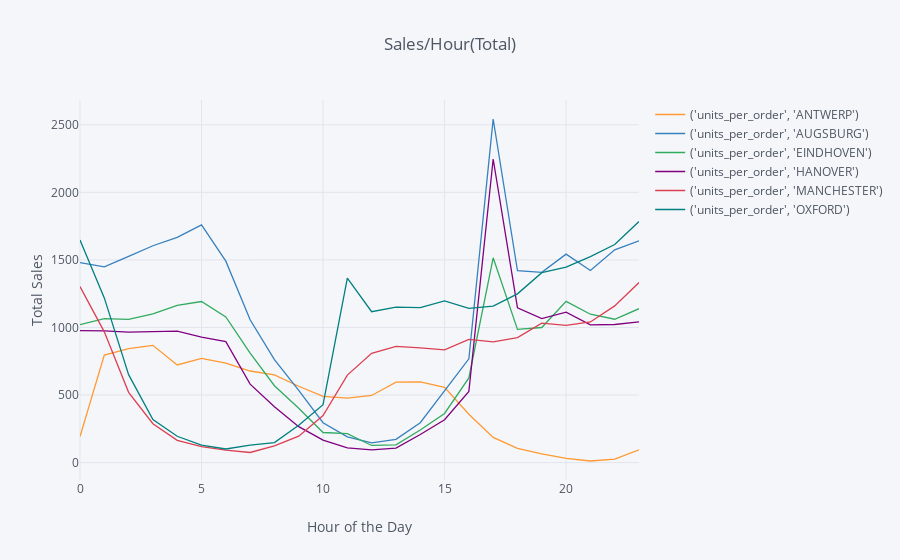

The notebook cell saved with this chart:
### Code cell
df.groupby(['facility','hour_of_day']).sum()['units_per_order'].reset_index().pivot_table(columns = 'facility',index='hour_of_day').iplot(xTitle='Hour of the Day',yTitle='Total Sales',title='Sales/Hour(Total)')

### Figure 1 — Plotly figure (JSON) as saved in the notebook; plotly's stock layout.template omitted (floating-point values rounded to 4 significant figures)
{"data": [{"line": {"color": "rgba(255, 153, 51, 1.0)", "dash": "solid", "shape": "linear", "width": 1.3}, "mode": "lines", "name": "('units_per_order', 'ANTWERP')", "text": "", "type": "scatter", "uid": "2a413c5b-1623-4ea6-b221-0ba30be60561", "x": [0, 1, 2, 3, 4, 5, 6, 7, 8, 9, 10, 11, 12, 13, 14, 15, 16, 17, 18, 19, 20, 21, 22, 23], "y": [193, 796, 843, 868, 723, 772, 736, 678, 650, 565, 490, 478, 497, 595, 598, 557, 358, 187, 105, 64, 32, 12, 26, 95]}, {"line": {"color": "rgba(55, 128, 191, 1.0)", "dash": "solid", "shape": "linear", "width": 1.3}, "mode": "lines", "name": "('units_per_order', 'AUGSBURG')", "text": "", "type": "scatter", "uid": "1be2b8cb-face-4e49-86c7-0fc82f2e82a6", "x": [0, 1, 2, 3, 4, 5, 6, 7, 8, 9, 10, 11, 12, 13, 14, 15, 16, 17, 18, 19, 20, 21, 22, 23], "y": [1480, 1449, 1526, 1605, 1667, 1759, 1491, 1057, 762, 535, 295, 191, 146, 172, 295, 533, 768, 2543, 1420, 1408, 1543, 1422, 1575, 1642]}, {"line": {"color": "rgba(50, 171, 96, 1.0)", "dash": "solid", "shape": "linear", "width": 1.3}, "mode": "lines", "name": "('units_per_order', 'EINDHOVEN')", "text": "", "type": "scatter", "uid": "0a8a1957-cee6-4827-90ee-389288afc10d", "x": [0, 1, 2, 3, 4, 5, 6, 7, 8, 9, 10, 11, 12, 13, 14, 15, 16, 17, 18, 19, 20, 21, 22, 23], "y": [1021, 1065, 1060, 1100, 1163, 1192, 1078, 810, 569, 403, 223, 215, 127, 132, 241, 364, 627, 1516, 986, 1000, 1193, 1098, 1061, 1139]}, {"line": {"color": "rgba(128, 0, 128, 1.0)", "dash": "solid", "shape": "linear", "width": 1.3}, "mode": "lines", "name": "('units_per_order', 'HANOVER')", "text": "", "type": "scatter", "uid": "46a4cdc6-2d8e-4f0f-85b4-21213f2aadea", "x": [0, 1, 2, 3, 4, 5, 6, 7, 8, 9, 10, 11, 12, 13, 14, 15, 16, 17, 18, 19, 20, 21, 22, 23], "y": [977, 975, 966, 972, 973, 929, 895, 581, 414, 266, 167, 109, 95, 107, 208, 317, 527, 2247, 1145, 1066, 1113, 1020, 1022, 1042]}, {"line": {"color": "rgba(219, 64, 82, 1.0)", "dash": "solid", "shape": "linear", "width": 1.3}, "mode": "lines", "name": "('units_per_order', 'MANCHESTER')", "text": "", "type": "scatter", "uid": "d6a6ed90-7516-4b25-982e-c01db0736c51", "x": [0, 1, 2, 3, 4, 5, 6, 7, 8, 9, 10, 11, 12, 13, 14, 15, 16, 17, 18, 19, 20, 21, 22, 23], "y": [1303, 968, 520, 288, 165, 118, 92, 75, 124, 196, 348, 648, 809, 860, 849, 835, 912, 894, 925, 1032, 1016, 1041, 1160, 1333]}, {"line": {"color": "rgba(0, 128, 128, 1.0)", "dash": "solid", "shape": "linear", "width": 1.3}, "mode": "lines", "name": "('units_per_order', 'OXFORD')", "text": "", "type": "scatter", "uid": "7e9337f9-97e0-4b00-8612-7ff11b6559f4", "x": [0, 1, 2, 3, 4, 5, 6, 7, 8, 9, 10, 11, 12, 13, 14, 15, 16, 17, 18, 19, 20, 21, 22, 23], "y": [1647, 1219, 651, 318, 195, 130, 101, 129, 148, 277, 429, 1366, 1117, 1151, 1147, 1197, 1141, 1158, 1249, 1406, 1447, 1525, 1614, 1784]}], "layout": {"legend": {"bgcolor": "#F5F6F9", "font": {"color": "#4D5663"}}, "paper_bgcolor": "#F5F6F9", "plot_bgcolor": "#F5F6F9", "title": {"font": {"color": "#4D5663"}, "text": "Sales/Hour(Total)"}, "xaxis": {"gridcolor": "#E1E5ED", "showgrid": true, "tickfont": {"color": "#4D5663"}, "title": {"font": {"color": "#4D5663"}, "text": "Hour of the Day"}, "zerolinecolor": "#E1E5ED"}, "yaxis": {"gridcolor": "#E1E5ED", "showgrid": true, "tickfont": {"color": "#4D5663"}, "title": {"font": {"color": "#4D5663"}, "text": "Total Sales"}, "zerolinecolor": "#E1E5ED"}}}
